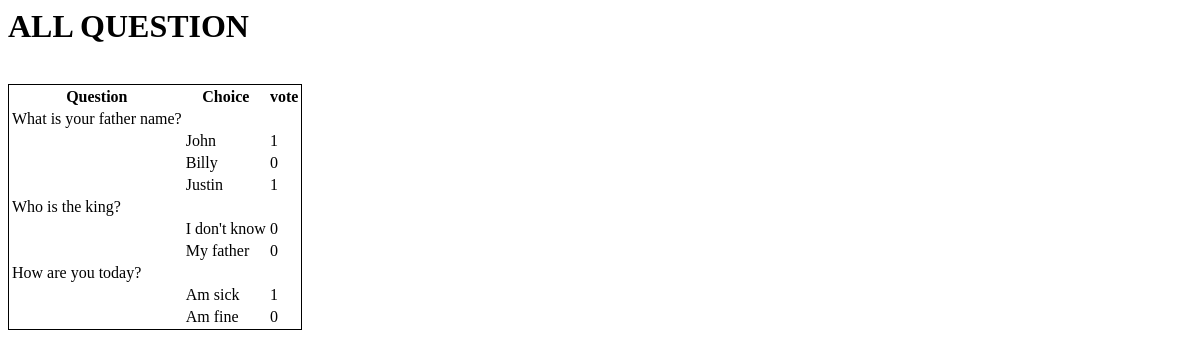
Page /polls/table/ on the earlier database version.
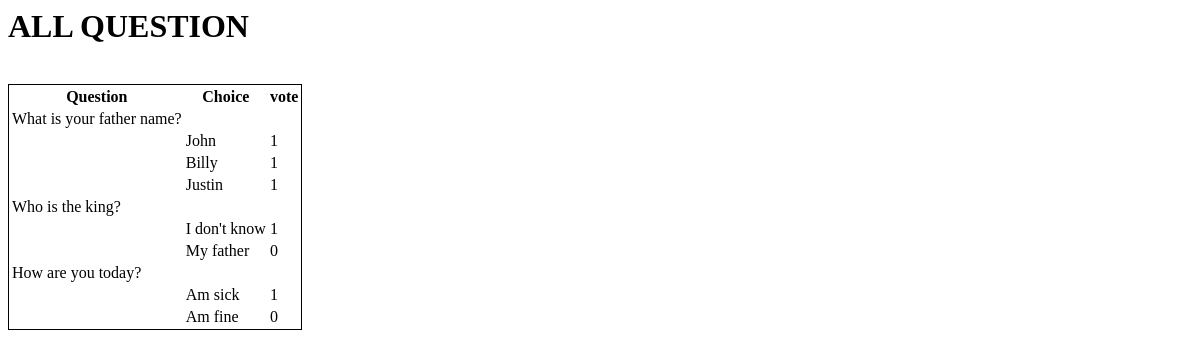
Same page on the later database version.
### polls/models.py (models this page shows, shortened)
class Choice(models.Model):
    question = models.ForeignKey(Question, on_delete=models.CASCADE)
    choice_text = models.CharField(max_length=200)
    votes = models.IntegerField(default=0)

### polls/views.py (the view)
# urls.py: path('table/', views.table, name='table'),
def table(request):
    question_list = Question.objects.order_by('id')
    all_question = Question.objects.all()
    return render(request, 'polls/table.html',context={
        'question' : question_list,
        'all_question': all_question
    })

### polls/templates/polls/table.html (shortened to what this page needs)
<h1>ALL QUESTION</h1>
<table style=" border: solid black 1px">
    <tr>
    <th>Question</th>
    <th>Choice</th>
    <th>vote</th>
    </tr>
    {% for question in all_question  %}
    <td>{{question.question_text}}</td>
        {% for choice in question.choice_set.all %}
        <tr>
        <td></td>
        <td>{{choice.choice_text}}</td>
        <td>{{choice.votes}}</td>
        </tr>
        {% endfor %}
    {% endfor %}

Differences in the rows shown:
changed Choice "Billy": votes "0" → "1"
changed Choice "I don't know": votes "0" → "1"
